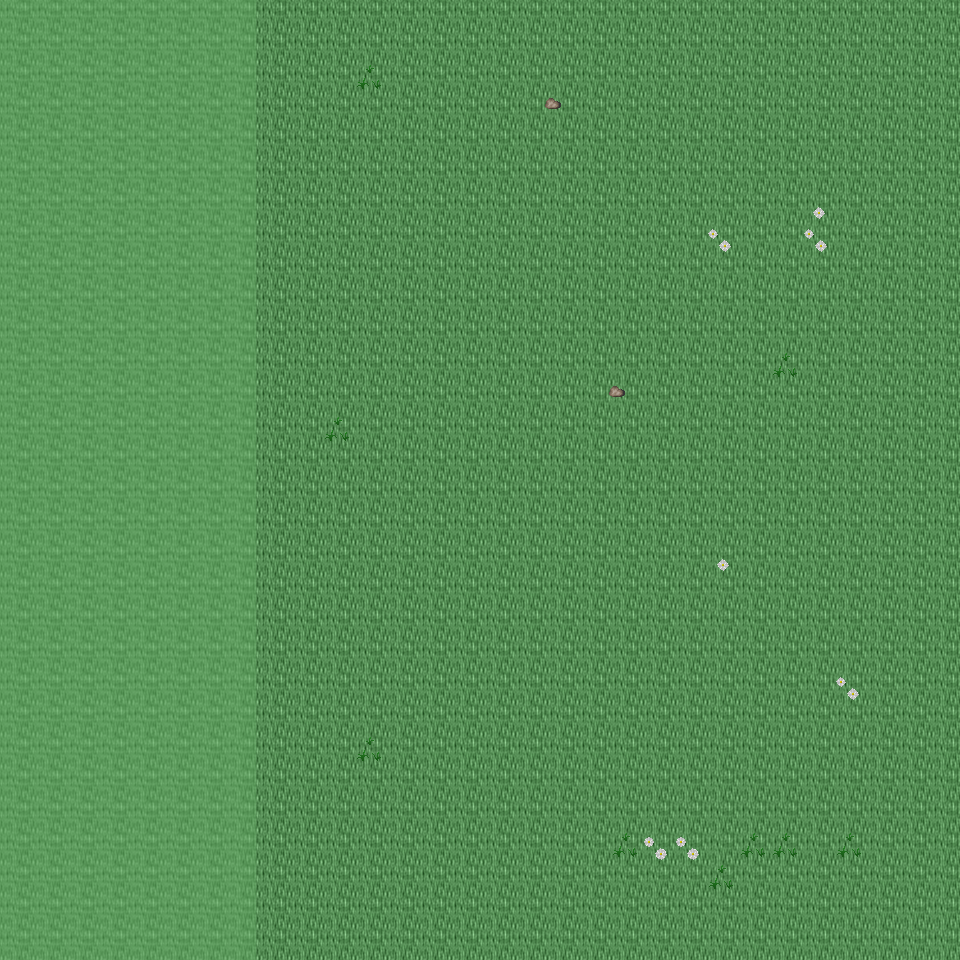

The image is a tile-based game level rendered from a .tmx file. Its description and source (layers, tilesets, objects; grid data summarised) follow:
An orthogonal 30x30 tile map with 32x32 px tiles, 6 tile layers (Ground, Object, Object2, Above, ...), 21 tilesets and 2 objects (2x mapExit).

<map version="1.0" orientation="orthogonal" renderorder="right-down" width="30" height="30" tilewidth="32" tileheight="32" nextobjectid="3">
  <tileset firstgid="1" name="tileset_ground_ground" tilewidth="32" tileheight="32" tilecount="33" columns="3">
    <image source="../drawable/tileset_ground_ground.png" width="96" height="352" />
  </tileset>
  <tileset firstgid="34" name="tileset_ground_ridge_earth_dark" tilewidth="32" tileheight="32" tilecount="96" columns="12">
    <image source="../drawable/tileset_ground_ridge_earth_dark.png" width="384" height="256" />
  </tileset>
  <tileset firstgid="130" name="tileset_ground_rock_pebbles" tilewidth="32" tileheight="32" tilecount="3" columns="1">
    <image source="../drawable/tileset_ground_rock_pebbles.png" width="32" height="96" />
  </tileset>
  <tileset firstgid="133" name="tileset_plant_grasses" tilewidth="32" tileheight="32" tilecount="6" columns="3">
    <image source="../drawable/tileset_plant_grasses.png" width="96" height="64" />
  </tileset>
  <tileset firstgid="139" name="tileset_ground_grass_corners" tilewidth="32" tileheight="32" tilecount="24" columns="6">
    <image source="../drawable/tileset_ground_grass_corners.png" width="192" height="128" />
  </tileset>
  <tileset firstgid="163" name="tileset_ground_grass_edges" tilewidth="32" tileheight="32" tilecount="36" columns="12">
    <image source="../drawable/tileset_ground_grass_edges.png" width="384" height="96" />
  </tileset>
  <tileset firstgid="199" name="tileset_plant_flower_daisy_white" tilewidth="32" tileheight="32" tilecount="8" columns="2">
    <image source="../drawable/tileset_plant_flower_daisy_white.png" width="64" height="128" />
  </tileset>
  <tileset firstgid="207" name="tileset_plant_flower_daisy_yellow" tilewidth="32" tileheight="32" tilecount="8" columns="2">
    <image source="../drawable/tileset_plant_flower_daisy_yellow.png" width="64" height="128" />
  </tileset>
  <tileset firstgid="215" name="tileset_plant_stump_stump_green" tilewidth="32" tileheight="32" tilecount="4" columns="2">
    <image source="../drawable/tileset_plant_stump_stump_green.png" width="64" height="64" />
  </tileset>
  <tileset firstgid="219" name="tileset_plant_tree_tree_darkgreen" tilewidth="32" tileheight="32" tilecount="88" columns="8">
    <image source="../drawable/tileset_plant_tree_tree_darkgreen.png" width="256" height="352" />
  </tileset>
  <tileset firstgid="307" name="tileset_logic_creature_animal" tilewidth="32" tileheight="32" tilecount="32" columns="8">
    <image source="../drawable/tileset_logic_creature_animal.png" width="256" height="128" />
  </tileset>
  <tileset firstgid="339" name="tileset_logic_item_resources" tilewidth="32" tileheight="32" tilecount="6" columns="6">
    <image source="../drawable/tileset_logic_item_resources.png" width="192" height="32" />
  </tileset>
  <tileset firstgid="345" name="tileset_logic_item_mushroom" tilewidth="32" tileheight="32" tilecount="6" columns="6">
    <image source="../drawable/tileset_logic_item_mushroom.png" width="192" height="32" />
  </tileset>
  <tileset firstgid="351" name="tileset_logic_collision" tilewidth="32" tileheight="32" tilecount="1" columns="1">
    <image source="../drawable/tileset_logic_collision.png" width="32" height="32" />
  </tileset>
  <tileset firstgid="352" name="tileset_plant_tree_dead_tree_5" tilewidth="32" tileheight="32" tilecount="20" columns="4">
    <image source="../drawable/tileset_plant_tree_dead_tree_5.png" width="128" height="160" />
  </tileset>
  <tileset firstgid="372" name="tileset_plant_tree_dead_tree_6" tilewidth="32" tileheight="32" tilecount="20" columns="4">
    <image source="../drawable/tileset_plant_tree_dead_tree_6.png" width="128" height="160" />
  </tileset>
  <tileset firstgid="392" name="tileset_plant_tree_dead_tree_7" tilewidth="32" tileheight="32" tilecount="20" columns="4">
    <image source="../drawable/tileset_plant_tree_dead_tree_7.png" width="128" height="160" />
  </tileset>
  <tileset firstgid="412" name="tileset_plant_bush_large_dead" tilewidth="32" tileheight="32" tilecount="2" columns="1">
    <image source="../drawable/tileset_plant_bush_large_dead.png" width="32" height="64" />
  </tileset>
  <tileset firstgid="414" name="tileset_plant_bush_large_wide_dead" tilewidth="32" tileheight="32" tilecount="4" columns="2">
    <image source="../drawable/tileset_plant_bush_large_wide_dead.png" width="64" height="64" />
  </tileset>
  <tileset firstgid="418" name="tileset_logic_creature_reptile" tilewidth="32" tileheight="32" tilecount="7" columns="7">
    <image source="../drawable/tileset_logic_creature_reptile.png" width="224" height="32" />
  </tileset>
  <tileset firstgid="425" name="tileset_logic_item_herb" tilewidth="32" tileheight="32" tilecount="5" columns="5">
    <image source="../drawable/tileset_logic_item_herb.png" width="160" height="32" />
  </tileset>
  <layer name="Ground" width="30" height="30">
    <data>[900 cells, 900 non-empty, 1 distinct tile ids]</data>
  </layer>
  <layer name="Object" width="30" height="30">
    <data>[900 cells, 18 non-empty, 5 distinct tile ids]</data>
  </layer>
  <layer name="Object2" width="30" height="30">
    <data>[900 cells, 0 non-empty, 0 distinct tile ids]</data>
  </layer>
  <layer name="Above" width="30" height="30">
    <data>[900 cells, 240 non-empty, 18 distinct tile ids]</data>
  </layer>
  <layer name="Above2" width="30" height="30">
    <data>[900 cells, 0 non-empty, 0 distinct tile ids]</data>
  </layer>
  <layer name="Walkable" width="30" height="30">
    <data>[900 cells, 240 non-empty, 1 distinct tile ids]</data>
  </layer>
  <objectgroup name="MapEvents">
    <object id="1" name="north" type="mapExit" x="256" y="0" width="704" height="32">
      <properties>
        <property name="map" value="level_0_x106_y61" />
        <property name="x" value="8" />
        <property name="y" value="28" />
      </properties>
    </object>
    <object id="2" name="south" type="mapExit" x="256" y="928" width="704" height="32">
      <properties>
        <property name="map" value="level_0_x106_y63" />
        <property name="x" value="8" />
        <property name="y" value="1" />
      </properties>
    </object>
  </objectgroup>
</map>
